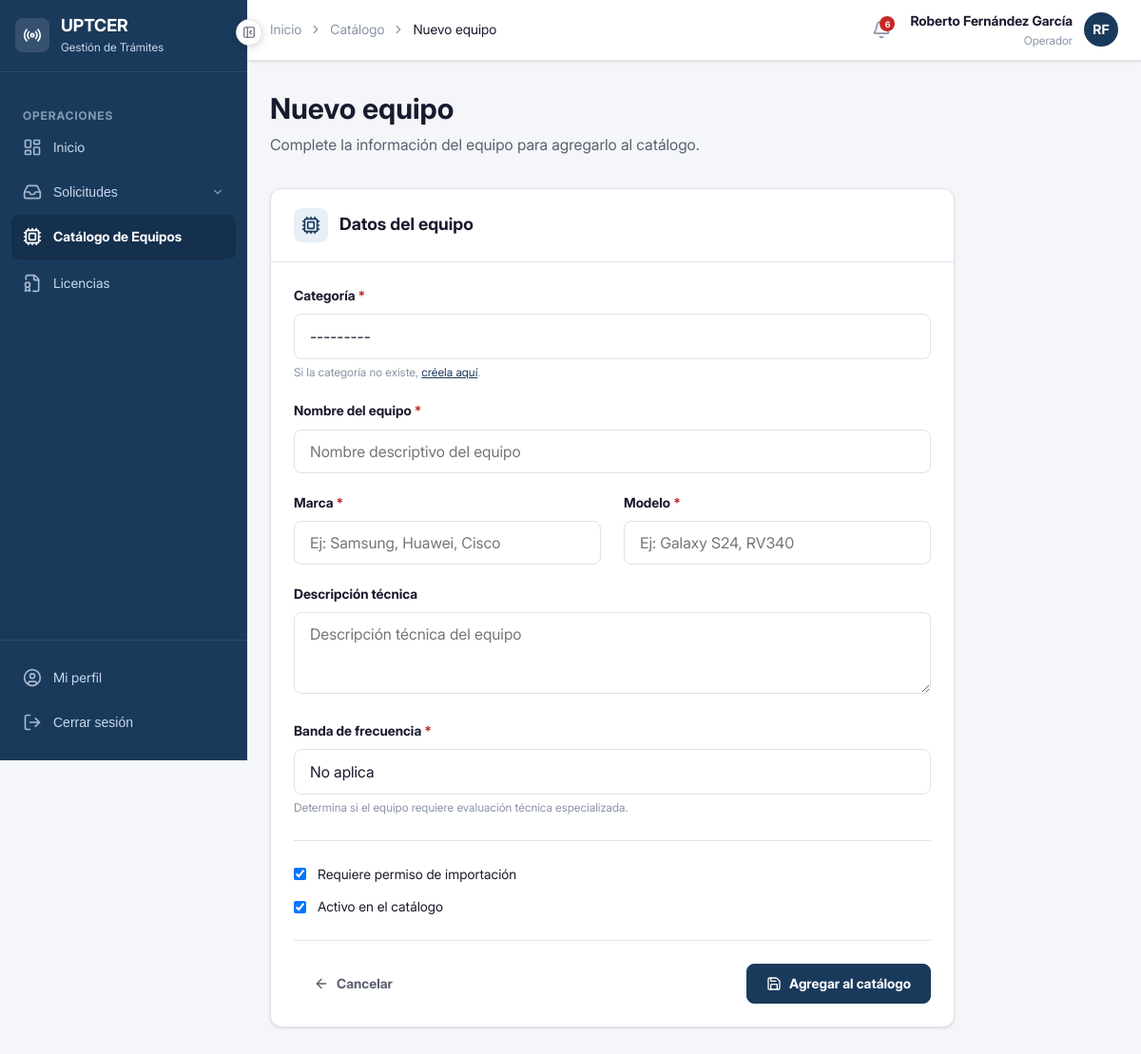
The app's page /equipos/nuevo/ (signed in) with its own data.
### apps/accounts/models.py (models this page shows, shortened)
class Usuario(AbstractBaseUser, PermissionsMixin):
    ROL_PERSONA_NATURAL  = 'persona_natural'
    ROL_OPERADOR         = 'operador'
    ROL_ESPECIALISTA     = 'especialista'
    ROL_ADUANA           = 'aduana'
    ROL_DIRECTIVO        = 'directivo'
    ROLES = [
        (ROL_PERSONA_NATURAL, 'Persona Natural'),
        (ROL_OPERADOR,        'Operador'),
        (ROL_ESPECIALISTA,    'Especialista Técnico'),
        (ROL_ADUANA,          'Aduana'),
        (ROL_DIRECTIVO,       'Directivo'),
    ]
    username        = models.CharField('Usuario', max_length=150, unique=True)
    email           = models.EmailField('Correo electrónico', unique=True)
    nombre          = models.CharField('Nombre', max_length=100)
    apellidos       = models.CharField('Apellidos', max_length=100)
    rol             = models.CharField('Rol', max_length=30, choices=ROLES, default=ROL_PERSONA_NATURAL)
    telefono        = models.CharField('Teléfono', max_length=20, blank=True)
    activo          = models.BooleanField('Activo', default=True)
    fecha_registro  = models.DateTimeField('Fecha de registro', auto_now_add=True)
    is_active       = models.BooleanField(default=True)
    is_staff        = models.BooleanField(default=False)
    objects = UsuarioManager()
    USERNAME_FIELD  = 'username'
    REQUIRED_FIELDS = ['email', 'nombre', 'apellidos']
    class Meta:
        verbose_name        = 'Usuario'
        verbose_name_plural = 'Usuarios'
        ordering            = ['apellidos', 'nombre']
    def get_nombre_completo(self):
        return f'{self.nombre} {self.apellidos}'
    @property
    def es_persona_natural(self):
        return self.rol == self.ROL_PERSONA_NATURAL
    @property
    def es_operador(self):
        return self.rol == self.ROL_OPERADOR
    @property
    def es_especialista(self):
        return self.rol == self.ROL_ESPECIALISTA
    @property
    def es_aduana(self):
        return self.rol == self.ROL_ADUANA
    @property
    def es_directivo(self):
        return self.rol == self.ROL_DIRECTIVO

### apps/equipos/views.py (the view)
# urls.py: path('nuevo/',          views.nuevo_equipo,        name='nuevo'),
@never_cache
@login_required
def nuevo_equipo(request):
    if not (request.user.es_operador or request.user.es_especialista or request.user.es_directivo):
        messages.error(request, 'No tiene permisos para agregar equipos.')
        return redirect('equipos:lista')
    if request.method == 'POST':
        form = FormularioEquipo(request.POST)
        if form.is_valid():
            equipo = form.save()
            messages.success(request, f'Equipo "{equipo.nombre}" agregado correctamente al catálogo.')
            return redirect('equipos:detalle', pk=equipo.pk)
        else:
            messages.error(request, 'Por favor corrija los errores en el formulario.')
    else:
        form = FormularioEquipo()
    return render(request, 'equipos/form_equipo.html', {
        'form':   form,
        'titulo': 'Nuevo equipo',
        'accion': 'Agregar al catálogo',
    })

### apps/core/context_processors.py (called while the page is built)
def static_version(request):
    return {
        'STATIC_VERSION': settings.STATIC_VERSION,
    }

### apps/equipos/models.py (called while the page is built)
    def __str__(self):
        return self.nombre

### templates/equipos/form_equipo.html (shortened to what this page needs)
{% extends 'base/base.html' %}
{% block nav_equipos %}activo{% endblock %}
{% block breadcrumb %}
<li style="display:flex;align-items:center;gap:var(--espacio-2);">
  <i data-lucide="chevron-right" style="width:14px;height:14px;"></i>
  <a href="{% url 'equipos:lista' %}" style="color:var(--color-texto-muted);text-decoration:none;">Catálogo</a>
</li>
<li style="display:flex;align-items:center;gap:var(--espacio-2);">
  <i data-lucide="chevron-right" style="width:14px;height:14px;"></i>
  <span style="color:var(--color-texto-principal);font-weight:var(--peso-medio);">{{ titulo }}</span>
</li>
{% endblock %}
{% block contenido %}
<div class="pagina-cabecera">
  <h1 class="pagina-titulo">{{ titulo }}</h1>
  <p class="pagina-subtitulo">Complete la información del equipo para agregarlo al catálogo.</p>
</div>
<div style="max-width:720px;">
  <div class="tarjeta">
    <div class="tarjeta-cabecera">
      <div style="display:flex;align-items:center;gap:var(--espacio-3);">
        <div style="width:36px;height:36px;border-radius:var(--radio-md);background:var(--color-primario-light);color:var(--color-primario);display:flex;align-items:center;justify-content:center;">
          <i data-lucide="cpu" style="width:20px;height:20px;"></i>
        </div>
        <h2 class="tarjeta-titulo">Datos del equipo</h2>
      </div>
    </div>
    <div class="tarjeta-cuerpo">
      <form method="post" novalidate>
        <div class="campo-grupo">
          <label class="campo-etiqueta requerido">{{ form.categoria.label }}</label>
          {{ form.categoria }}
          <p class="campo-ayuda">
            Si la categoría no existe, <a href="{% url 'equipos:categorias' %}" style="color:var(--color-primario);">créela aquí</a>.
          </p>
        </div>
        <div class="campo-grupo">
          <label class="campo-etiqueta requerido">{{ form.nombre.label }}</label>
          {{ form.nombre }}
        </div>
        <div class="grid-2">
          <div class="campo-grupo">
            <label class="campo-etiqueta requerido">{{ form.marca.label }}</label>
            {{ form.marca }}
          </div>
          <div class="campo-grupo">
            <label class="campo-etiqueta requerido">{{ form.modelo.label }}</label>
            {{ form.modelo }}
          </div>
        </div>
        <div class="campo-grupo">
          <label class="campo-etiqueta">{{ form.descripcion.label }}</label>
          {{ form.descripcion }}
        </div>
        <div class="campo-grupo">
          <label class="campo-etiqueta requerido">{{ form.banda_frecuencia.label }}</label>
          {{ form.banda_frecuencia }}
          <p class="campo-ayuda">Determina si el equipo requiere evaluación técnica especializada.</p>
        </div>
        <hr class="divisor">
        <div style="display:flex;flex-direction:column;gap:var(--espacio-3);">
          <label style="display:flex;align-items:center;gap:var(--espacio-3);cursor:pointer;">
            {{ form.requiere_permiso }}
            <span style="font-size:var(--texto-sm);font-weight:var(--peso-medio);">
              {{ form.requiere_permiso.label }}
            </span>
          </label>
          <label style="display:flex;align-items:center;gap:var(--espacio-3);cursor:pointer;">
            {{ form.activo }}
            <span style="font-size:var(--texto-sm);font-weight:var(--peso-medio);">
              {{ form.activo.label }}
            </span>
          </label>
        </div>
        <hr class="divisor">
        <div style="display:flex;justify-content:space-between;">
          <a href="{% url 'equipos:lista' %}" class="btn btn-ghost">
            <i data-lucide="arrow-left" style="width:16px;height:16px;"></i>
            Cancelar
          </a>
          <button type="submit" class="btn btn-primario">
            <i data-lucide="save" style="width:16px;height:16px;"></i>
            {{ accion }}
          </button>
        </div>
      </form>
    </div>
  </div>
</div>
{% endblock %}

### templates/base/base.html (shortened to what this page needs)
<!DOCTYPE html>
<html lang="es">
<head>
  {% load static %}
  <link rel="stylesheet" href="{% static 'css/global.css' %}?v={{ STATIC_VERSION }}">
  <link rel="stylesheet" href="{% static 'css/toast.css' %}">
  <link rel="stylesheet" href="{% static 'css/modal.css' %}">
  <link rel="stylesheet" href="{% static 'css/componentes.css' %}">
  <link rel="stylesheet" href="{% static 'css/fonts.css' %}">
</head>
<body>
<div class="layout-wrapper">
  <aside class="layout-sidebar" id="sidebar">
    <div class="sidebar-logo">
      <div style="width:36px;height:36px;background:rgba(255,255,255,0.12);border-radius:8px;display:flex;align-items:center;justify-content:center;flex-shrink:0;">
        <i data-lucide="radio" style="width:20px;height:20px;color:white;"></i>
      </div>
      <div class="sidebar-logo-info">
        <div class="sidebar-logo-texto">UPTCER</div>
        <div class="sidebar-logo-subtexto">Gestión de Trámites</div>
      </div>
    </div>
    <nav class="sidebar-nav">
      {% if user.es_operador %}
        <div class="sidebar-seccion-titulo">Operaciones</div>
        <a href="{% url 'accounts:dashboard' %}" class="sidebar-enlace {% block nav_op_inicio %}{% endblock %}" data-tooltip="Inicio">
          <i data-lucide="layout-dashboard" class="icono"></i>
          <span class="sidebar-enlace-texto">Inicio</span>
        </a>
        <button type="button"
          class="sidebar-enlace {% block nav_solicitudes %}{% endblock %}"
          data-tooltip="Solicitudes"
          onclick="toggleDropdownSolicitudes()"
          id="btn-dropdown-solicitudes"
          style="width:100%;background:none;border:none;cursor:pointer;text-align:left;">
          <i data-lucide="inbox" class="icono"></i>
          <span class="sidebar-enlace-texto">Solicitudes</span>
          <i data-lucide="chevron-down" class="sidebar-enlace-flecha"></i>
        </button>
        <a href="{% url 'equipos:lista' %}" class="sidebar-enlace {% block nav_equipos %}{% endblock %}" data-tooltip="Catálogo de Equipos">
          <i data-lucide="cpu" class="icono"></i>
          <span class="sidebar-enlace-texto">Catálogo de Equipos</span>
        </a>
        <a href="{% url 'licencias:lista' %}" class="sidebar-enlace {% block nav_licencias %}{% endblock %}" data-tooltip="Licencias">
          <i data-lucide="file-badge" class="icono"></i>
          <span class="sidebar-enlace-texto">Licencias</span>
        </a>
      {% endif %}
    </nav>
    <div class="sidebar-pie">
      <a href="{% url 'accounts:perfil' %}" class="sidebar-enlace" data-tooltip="Mi perfil">
        <i data-lucide="user-circle" class="icono"></i>
        <span class="sidebar-enlace-texto">Mi perfil</span>
      </a>
      <form method="post" action="{% url 'accounts:logout' %}">
        <button type="submit" class="sidebar-enlace" data-tooltip="Cerrar sesión"
          style="width:100%;background:none;border:none;cursor:pointer;text-align:left;">
          <i data-lucide="log-out" class="icono"></i>
          <span class="sidebar-enlace-texto">Cerrar sesión</span>
        </button>
      </form>
    </div>
  </aside>
  <div class="layout-main">
    <header class="layout-navbar">
      <nav aria-label="Ruta de navegación" style="flex:1;">
        <ol style="list-style:none;display:flex;align-items:center;gap:var(--espacio-2);font-size:var(--texto-sm);color:var(--color-texto-muted);">
          <li><a href="{% url 'accounts:dashboard' %}" style="color:var(--color-texto-muted);text-decoration:none;">Inicio</a></li>
          {% block breadcrumb %}{% endblock %}
        </ol>
      </nav>
      <div style="display:flex;align-items:center;gap:var(--espacio-3);">
        <a href="{% url 'notificaciones:lista' %}"
          id="btn-notificaciones"
          style="position:relative;width:36px;height:36px;border-radius:var(--radio-md);display:flex;align-items:center;justify-content:center;color:var(--color-texto-muted);background:transparent;border:none;cursor:pointer;text-decoration:none;transition:var(--transicion-rapida);"
          onmouseenter="this.style.background='var(--color-fondo)';this.style.color='var(--color-texto-principal)'"
          onmouseleave="this.style.background='transparent';this.style.color='var(--color-texto-muted)'"
          title="Notificaciones"
        >
          <span id="badge-notificaciones"
            style="display:none;position:absolute;top:4px;right:4px;width:16px;height:16px;border-radius:50%;background-color:var(--color-acento);color:white;font-size:9px;font-weight:700;align-items:center;justify-content:center;line-height:1;font-family:var(--fuente-principal);">
          </span>
        </a>
        <div style="text-align:right;">
          <div style="font-size:var(--texto-sm);font-weight:var(--peso-semi);color:var(--color-texto-principal);">
            {{ user.get_nombre_completo }}
          </div>
          <div style="font-size:var(--texto-xs);color:var(--color-texto-muted);">
            {{ user.get_rol_display }}
          </div>
        </div>
        <div style="width:36px;height:36px;border-radius:50%;background-color:var(--color-primario);display:flex;align-items:center;justify-content:center;color:white;font-size:var(--texto-sm);font-weight:var(--peso-bold);">
          {{ user.nombre|first|upper }}{{ user.apellidos|first|upper }}
        </div>
      </div>
    </header>
    <main class="layout-contenido">
      {% block contenido %}{% endblock %}
    </main>
  </div>
</div>
<button
  id="btn-colapsar"
  class="btn-colapsar-sidebar"
  onclick="alternarSidebar()"
  title="Colapsar menú"
  aria-label="Colapsar menú"
>
  <i data-lucide="panel-left-close" id="icono-colapsar" style="width:14px;height:14px;"></i>
</button>
</body>
</html>

### templates/base/base.html (style rules this page uses)
body { font-family: 'Inter', -apple-system, BlinkMacSystemFont, 'Segoe UI', Roboto, sans-serif; }

### records on screen
Usuario: get_nombre_completo "Roberto Fernández García", rol "Operador", nombre|first "R", apellidos|first "F"

### other values on screen
{{ titulo }} "Nuevo equipo"
{{ accion }} "Agregar al catálogo"
